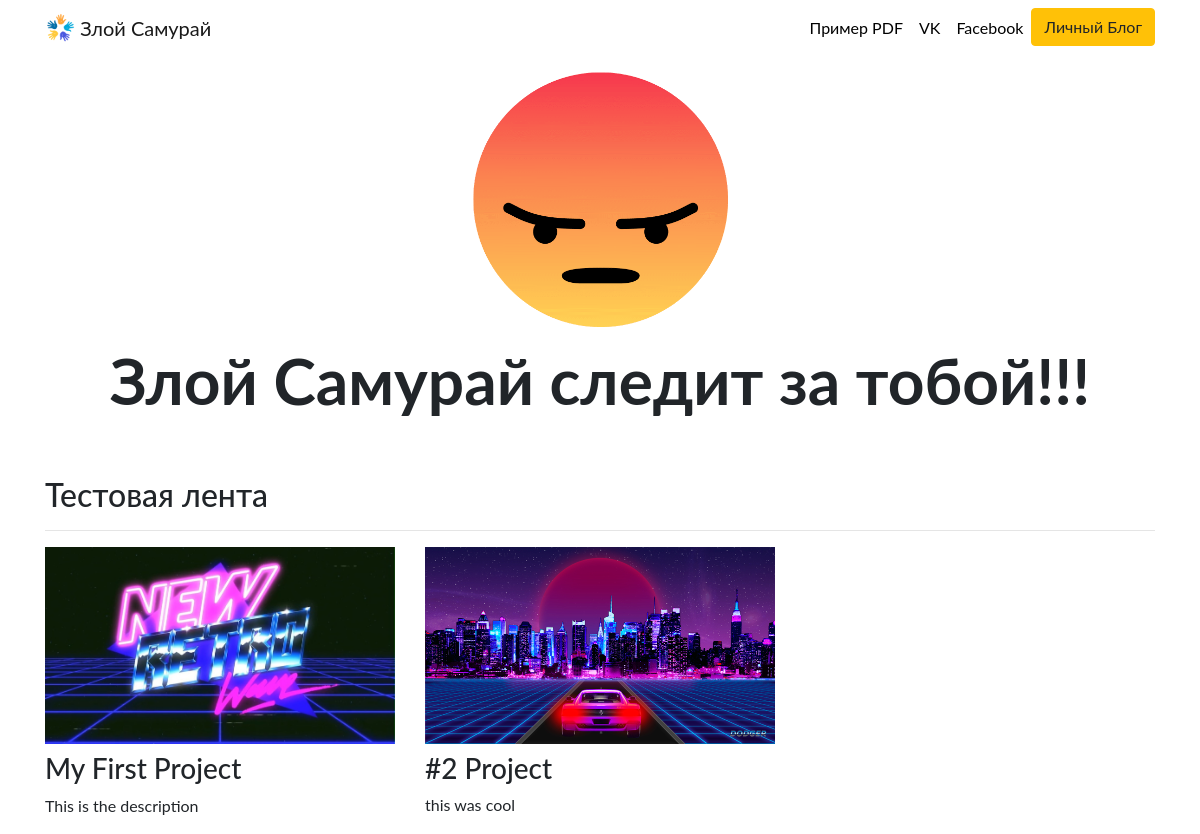
The app's page /, older data.
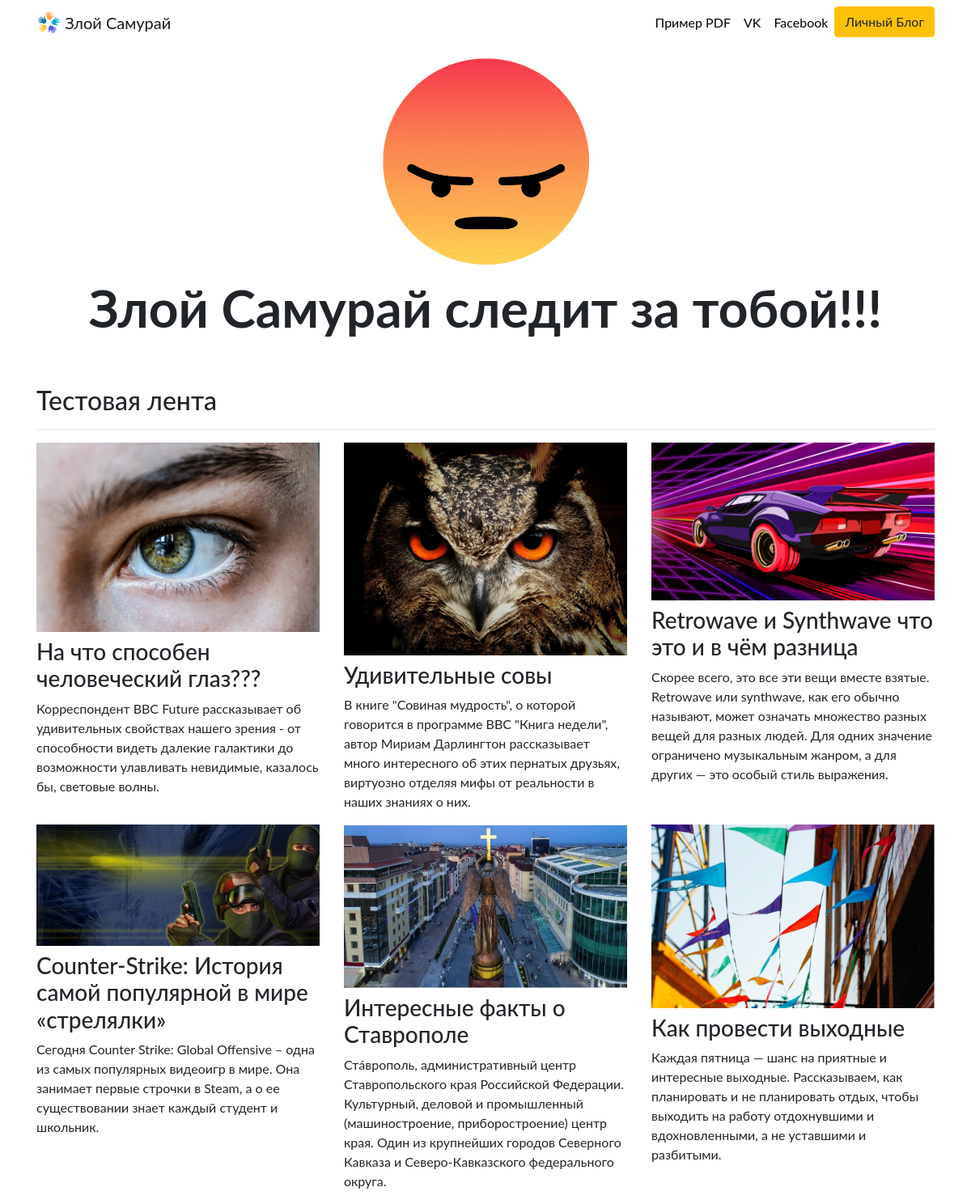
The same page, newer data.
### portfolio/models.py (models this page shows, shortened)
class Project(models.Model):
    title = models.CharField(max_length=100)
    description = models.CharField(max_length=250)
    image = models.ImageField(upload_to='portfolio/images/')
    url = models.URLField(blank=True)

### portfolio/views.py (the view)
# urls.py: 2. Add a URL to urlpatterns:  path('', views.home, name='home')
def home(request):
    projects = Project.objects.all()
    return render(request, 'portfolio/home.html', {'projects': projects})

### portfolio/templates/portfolio/home.html (shortened to what this page needs)
{% extends 'portfolio/base.html' %}
{% load static %}
{% block content %}
    <div class="row justify-content-center my-3">
  <div class="col-3">
    <img src="{% static 'portfolio/myphoto.png' %}" class="img-fluid">
  </div>
</div>
<div class="row justify-content-center mb-3">
  <div class="col-md-12 text-center">
    <h1 id="hometext" class="font-weight-bold">Злой Самурай следит за тобой!!!</h1>
  </div>
</div>
<h2 class="mt-5">Тестовая лента</h2>
<hr>
<div class="row">
  {% for project in projects %}
  <div class="col-lg-4 col-md-6">
    {% if project.url %}
    <a href="{{ project.url }}">
      <img src="{{ project.image.url }}" class="img-fluid mb-2">
    </a>
    {% else %}
    <img src="{{ project.image.url }}" class="img-fluid mb-2">
    {% endif %}
    <h3>{{ project.title }}</h3>
    <p>{{ project.description }}</p>
  </div>
  {% endfor %}
</div>
{% endblock %}

### portfolio/templates/portfolio/base.html (shortened to what this page needs)
{% load static %}
<!doctype html>
<html lang="ru">
  <head>
      <link rel="stylesheet" href="https://stackpath.bootstrapcdn.com/bootstrap/4.4.1/css/bootstrap.min.css"
>
      <link rel="stylesheet" href="{% static "portfolio/custom.css" %}">
  </head>
  <body>
  <nav id="topNav" class="navbar navbar-expand-md navbar-light">
    <div class="container">
      <a class="navbar-brand" href="{% url 'home' %}">
        <img src="{% static "portfolio/logo.png" %}" width="30" height="30" class="d-inline-block align-top"
             alt="Злой Самурай">
        <span>Злой Самурай</span>
      </a>
      <div class="collapse navbar-collapse text-center" id="navbarNav">
        <ul class="navbar-nav ml-auto">
          <li class="nav-item">
            <a class="nav-link" href="{% static "portfolio/E6715_Maximus_IV_Extreme-Z.pdf" %}">Пример PDF</a>
          </li>
          <li class="nav-item">
            <a class="nav-link" href="https://vk.com/ken.b1ock" target="_blank">VK</a>
          </li>
          <li class="nav-item">
            <a class="nav-link" href="https://www.facebook.com/profile.php?id=100001892995953"
               target="_blank">Facebook</a>
          </li>
          <li>
            <a role="button" href="{% url 'blog:all_blogs' %}" class="btn btn-warning">Личный Блог</a>
          </li>
        </ul>
      </div>
    </div>
  </nav>
  <div class="container">
    {% block content %}{% endblock %}
  </div>
  </body>
</html>

### portfolio/static/portfolio/custom.css (style rules this page uses)
.navbar-nav .nav-link { color: rgba(0,0,0,1) !important; }
body { font-family: 'Lato', sans-serif; }
@media (min-width: 992px) { #hometext { font-size: 4rem; } }

Row changes from the older to the newer data that the page shows:
removed Project: image (picture), title "My First Project", description "This is the description"
removed Project: image (picture), title "#2 Project", description "this was cool"
added Project: image (picture), title "На что способен человеческий глаз???", description "Корреспондент BBC Future рассказывает об удивительных свойствах нашего зрения - от способности видеть далекие галактики до возможности улавливать невидимые, казалось бы, световые волны."
added Project: image (picture), title "Удивительные совы", description "В книге \"Совиная мудрость\", о которой говорится в программе ВВС \"Книга недели\", автор Мириам Дарлингтон рассказывает много интересного об этих пернатых друзьях, виртуозно отделяя мифы от реальности в наших знаниях о них."
added Project: image (picture), title "Retrowave и Synthwave что это и в чём разница", description "Скорее всего, это все эти вещи вместе взятые. Retrowave или synthwave, как его обычно называют, может означать множество разных вещей для разных людей. Для одних значение ограничено музыкальным жанром, а для других — это особый стиль выражения."
added Project: image (picture), title "Counter-Strike: История самой популярной в мире «стрелялки»", description "Сегодня Counter Strike: Global Offensive – одна из самых популярных видеоигр в мире. Она занимает первые строчки в Steam, а о ее существовании знает каждый студент и школьник."
added Project: image (picture), title "Интересные факты о Ставрополе", description "Ста́врополь, административный центр Ставропольского края Российской Федерации. Культурный, деловой и промышленный (машиностроение, приборостроение) центр края. Один из крупнейших городов Северного Кавказа и Северо-Кавказского федерального округа."
added Project: image (picture), title "Как провести выходные", description "Каждая пятница — шанс на приятные и интересные выходные. Рассказываем, как планировать и не планировать отдых, чтобы выходить на работу отдохнувшими и вдохновленными, а не уставшими и разбитыми."
